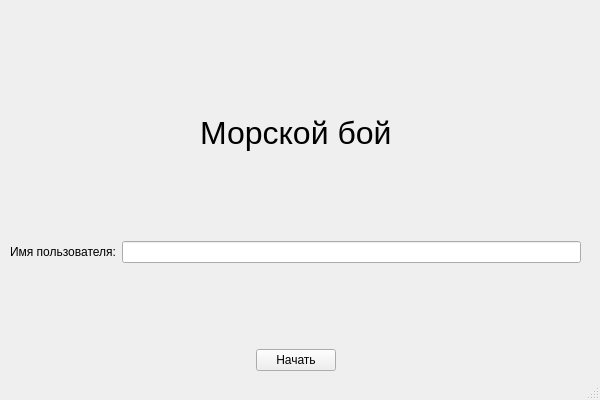
<?xml version="1.0" encoding="UTF-8"?>
<ui version="4.0">
 <class>MainWindow</class>
 <widget class="QMainWindow" name="MainWindow">
  <property name="geometry">
   <rect>
    <x>0</x>
    <y>0</y>
    <width>600</width>
    <height>400</height>
   </rect>
  </property>
  <property name="windowTitle">
   <string>Start</string>
  </property>
  <widget class="QWidget" name="centralwidget">
   <widget class="QWidget" name="">
    <property name="geometry">
     <rect>
      <x>10</x>
      <y>30</y>
      <width>571</width>
      <height>341</height>
     </rect>
    </property>
    <layout class="QVBoxLayout" name="verticalLayout">
     <item>
      <layout class="QHBoxLayout" name="horizontalLayout_2">
       <item>
        <spacer name="horizontalSpacer_3">
         <property name="orientation">
          <enum>Qt::Horizontal</enum>
         </property>
         <property name="sizeHint" stdset="0">
          <size>
           <width>40</width>
           <height>20</height>
          </size>
         </property>
        </spacer>
       </item>
       <item>
        <widget class="QLabel" name="label">
         <property name="font">
          <font>
           <pointsize>24</pointsize>
          </font>
         </property>
         <property name="text">
          <string>Морской бой</string>
         </property>
        </widget>
       </item>
       <item>
        <spacer name="horizontalSpacer_4">
         <property name="orientation">
          <enum>Qt::Horizontal</enum>
         </property>
         <property name="sizeHint" stdset="0">
          <size>
           <width>40</width>
           <height>20</height>
          </size>
         </property>
        </spacer>
       </item>
      </layout>
     </item>
     <item>
      <layout class="QHBoxLayout" name="horizontalLayout">
       <item>
        <widget class="QLabel" name="label_2">
         <property name="text">
          <string>Имя пользователя:</string>
         </property>
        </widget>
       </item>
       <item>
        <widget class="QLineEdit" name="lineEdit">
         <property name="text">
          <string/>
         </property>
        </widget>
       </item>
      </layout>
     </item>
     <item>
      <spacer name="verticalSpacer">
       <property name="orientation">
        <enum>Qt::Vertical</enum>
       </property>
       <property name="sizeType">
        <enum>QSizePolicy::Fixed</enum>
       </property>
       <property name="sizeHint" stdset="0">
        <size>
         <width>20</width>
         <height>80</height>
        </size>
       </property>
      </spacer>
     </item>
     <item>
      <layout class="QHBoxLayout" name="horizontalLayout_3">
       <item>
        <spacer name="horizontalSpacer">
         <property name="orientation">
          <enum>Qt::Horizontal</enum>
         </property>
         <property name="sizeHint" stdset="0">
          <size>
           <width>40</width>
           <height>20</height>
          </size>
         </property>
        </spacer>
       </item>
       <item>
        <widget class="QPushButton" name="pushButton">
         <property name="text">
          <string>Начать</string>
         </property>
        </widget>
       </item>
       <item>
        <spacer name="horizontalSpacer_2">
         <property name="orientation">
          <enum>Qt::Horizontal</enum>
         </property>
         <property name="sizeHint" stdset="0">
          <size>
           <width>40</width>
           <height>20</height>
          </size>
         </property>
        </spacer>
       </item>
      </layout>
     </item>
    </layout>
   </widget>
  </widget>
  <widget class="QStatusBar" name="statusbar"/>
 </widget>
 <resources/>
 <connections/>
</ui>
